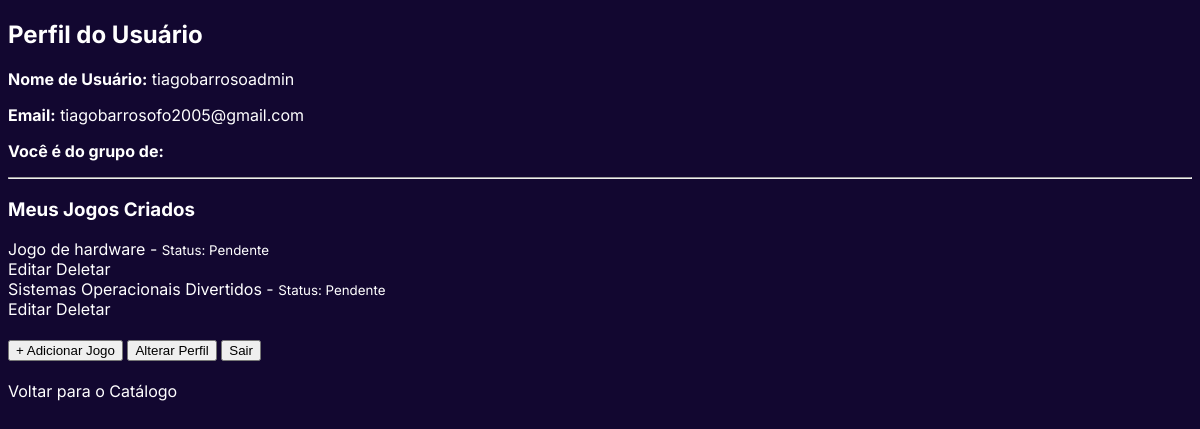
The app's page /perfil/ (signed in) with its own data.
### potplayapp/models.py (models this page shows, shortened)
class Jogo(models.Model):
    STATUS_AVALIACAO = [
        ('Pendente', 'Pendente'),
        ('Aprovado', 'Aprovado'),
        ('Rejeitado', 'Rejeitado'),
    ]
    desenvolvedor = models.ForeignKey(User, on_delete=models.CASCADE, related_name="jogos_criados")
    categoria = models.ForeignKey(Categoria, on_delete=models.SET_NULL, null=True, blank=False)
    nome = models.CharField(max_length=255)
    descricao = models.TextField()
    arquivo_jogo = models.FileField(upload_to='arquivos_jogos/')
    data_submissao = models.DateTimeField(auto_now_add=True)
    data_atualizacao = models.DateTimeField(auto_now=True) # Atualiza automaticamente a cada edição
    status_avaliacao = models.CharField(
        max_length=10,
        choices=STATUS_AVALIACAO,
        default='Pendente'
    )

### potplayapp/views.py (the view)
# urls.py: path('perfil/', views.perfil_view, name='perfil'),
@login_required
def perfil_view(request):
    jogos_criados = Jogo.objects.filter(desenvolvedor=request.user)
    return render(request, 'perfil.html', {'jogos_criados': jogos_criados})

### potplayapp/templates/perfil.html (shortened to what this page needs)
{% load static %}
<!DOCTYPE html>
<html lang="pt-br">
<head>
    <link rel="stylesheet" href="{% static 'potplayapp/css/global.css' %}">
</head>
<body>
    <h2>Perfil do Usuário</h2>
    <p><strong>Nome de Usuário:</strong> {{ user.username }}</p>
    <p><strong>Email:</strong> {{ user.email }}</p>
    <p><strong>Você é do grupo de:</strong> {{ user.groups.first.name }}</p>
    <hr>
    <h3 class="mt-5">Meus Jogos Criados</h3>
    <div class="list-group">
        {% for jogo in jogos_criados %}
            <div class="list-group-item d-flex justify-content-between align-items-center">
                <span>{{ jogo.nome }} - <small class="text-muted">Status: {{ jogo.status_avaliacao }}</small></span>
                <div class="d-flex gap-2">
                    <a href="{% url 'editar_jogo' jogo.id %}" class="btn btn-warning btn-sm">Editar</a>
                    <a href="{% url 'deletar_jogo' jogo.id %}" class="btn btn-danger btn-sm">Deletar</a>
                </div>
            </div>
        {% empty %}
            <div class="list-group-item">Você ainda não criou nenhum jogo. <a href="{% url 'adicionar_jogo' %}">Crie um agora!</a></div>
        {% endfor %}
    </div>
    <br>
    <a href="{% url 'adicionar_jogo' %}"><button>+ Adicionar Jogo</button></a>
    <a href="{% url 'alterar_perfil' %}"><button>Alterar Perfil</button></a>
    <a href="{% url 'logout' %}"><button>Sair</button></a>
    <br><br>
    <a href="{% url 'home' %}">Voltar para o Catálogo</a>
</body>
</html>

### potplayapp/static/potplayapp/css/global.css (style rules this page uses)
body { font-family: "Inter", sans-serif; background-color: #120730; color: white; }
a { color: white; text-decoration: none; }

### records on screen
Jogo: nome "Jogo de hardware", status_avaliacao "Pendente"
Jogo: nome "Sistemas Operacionais Divertidos", status_avaliacao "Pendente"

### other values on screen
{{ user.username }} "tiagobarrosoadmin"
{{ user.email }} "tiagobarrosofo2005@gmail.com"
